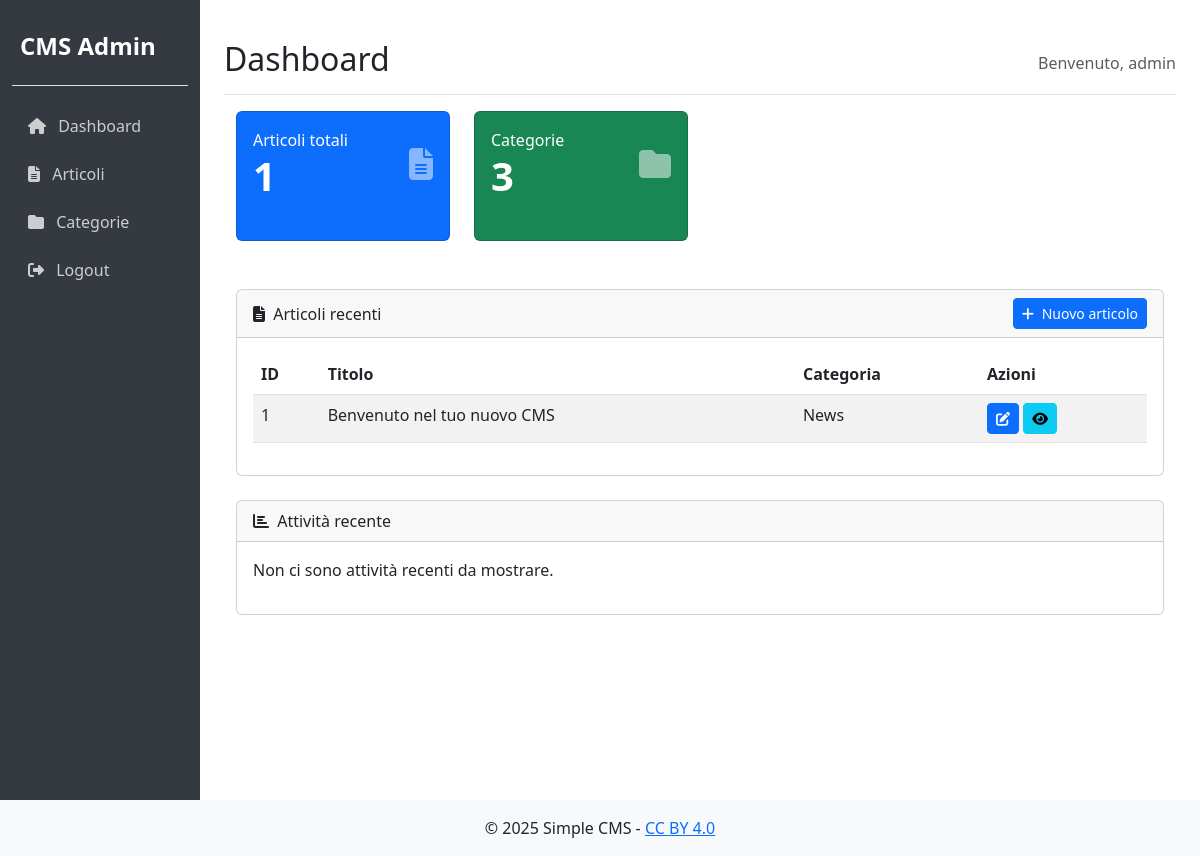
The app's page /admin/dashboard (signed in), older data.
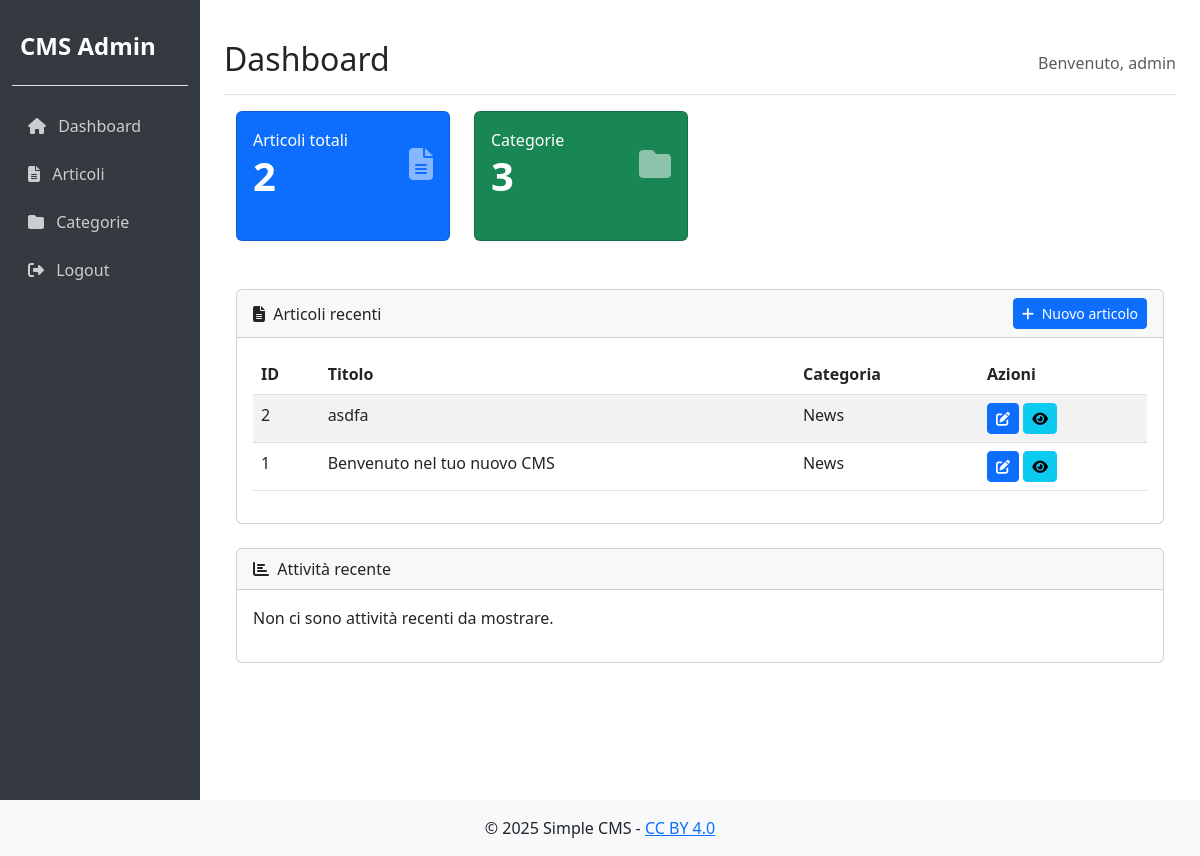
The same page, newer data.
### tables this page shows
CREATE TABLE articles (
            id INTEGER PRIMARY KEY AUTOINCREMENT,
            title TEXT NOT NULL,
            description TEXT NOT NULL,
            content TEXT NOT NULL,
            image TEXT,
            created_at DATETIME DEFAULT CURRENT_TIMESTAMP,
            category_id INTEGER,
            FOREIGN KEY (category_id) REFERENCES categories(id)
        );

CREATE TABLE categories (
            id INTEGER PRIMARY KEY AUTOINCREMENT,
            name TEXT UNIQUE NOT NULL
        );

### src/TemplateEngine.php (called while the page is built, shortened)
<?php
class TemplateEngine
{
    private static $instance = null;
    private $viewsPath;
    private function __construct()
    {
        $this->viewsPath = __DIR__ . '/views';
    }
    public static function getInstance()
    {
        if (self::$instance === null) {
            self::$instance = new self();
        }
        return self::$instance;
    }
    public function render($view, $data = [])
    {
        $viewPath = $this->viewsPath . '/' . $view . '.php';
        extract($data);
        include $viewPath;
        $content = ob_get_clean();
        return $content;
    }
    public function include($view, $data = [])
    {
        $viewPath = $this->viewsPath . '/' . $view . '.php';
        extract($data);
        include $viewPath;
    }
}

### index.php (called while the page is built, shortened)
<?php
$router = new Router();
$router->get('/', 'FrontendController@index');
$router->get('/article/:id', 'FrontendController@article');
$router->get('/category/:id', 'FrontendController@category');
$router->get('/license', 'FrontendController@license');
$router->get('/chisono', 'FrontendController@chisono');
$router->get('/contatti', 'FrontendController@contatti');
$router->post('/invia-email', 'FrontendController@inviaEmail');
$router->get('/login', [BackendController::class, 'login']);
$router->post('/authenticate', [BackendController::class, 'authenticate']);
$router->get('/admin/logout', 'BackendController@logout');
$router->get('/admin', 'BackendController@login');
$router->post('/admin/login', 'BackendController@authenticate');
$router->get('/admin/dashboard', 'BackendController@dashboard');
$router->get('/admin/articles', 'BackendController@articles');
$router->get('/admin/articles/new', 'BackendController@newArticle');
$router->post('/admin/articles/create', 'BackendController@createArticle');
$router->get('/admin/articles/edit/:id', 'BackendController@editArticle');
$router->post('/admin/articles/update/:id', 'BackendController@updateArticle');
$router->get('/admin/articles/delete/:id', 'BackendController@deleteArticle');
$router->get('/admin/categories', 'BackendController@categories');
$router->get('/admin/categories/new', 'BackendController@newCategory');
$router->post('/admin/categories/create', 'BackendController@createCategory');
$router->get('/admin/categories/edit/:id', 'BackendController@editCategory');
$router->post('/admin/categories/update/:id', 'BackendController@updateCategory');
$router->get('/admin/categories/delete/:id', 'BackendController@deleteCategory');
$router->dispatch();

### src/views/dashboard.php (the view)
<?php
$pageTitle = 'Dashboard';
$template = SimpleCMS\TemplateEngine::getInstance();
$template->include('admin/header', ['pageTitle' => $pageTitle]);
?>
<div class="container-fluid">
    <div class="row mb-4">
                <div class="col-md-6 col-xl-3 mb-4">
                    <div class="card card-dashboard bg-primary text-white h-100">
                        <div class="card-body">
                            <div class="d-flex justify-content-between align-items-center">
                                <div class="me-3">
                                    <div class="text-white-75">Articoli totali</div>
                                    <div class="display-6 fw-bold"><?= $articleCount ?></div>
                                </div>
                                <i class="fas fa-file-alt fa-2x text-white-50"></i>
                            </div>
                        </div>
                    </div>
                </div>
                <div class="col-md-6 col-xl-3 mb-4">
                    <div class="card card-dashboard bg-success text-white h-100">
                        <div class="card-body">
                            <div class="d-flex justify-content-between align-items-center">
                                <div class="me-3">
                                    <div class="text-white-75">Categorie</div>
                                    <div class="display-6 fw-bold"><?= $categoryCount ?></div>
                                </div>
                                <i class="fas fa-folder fa-2x text-white-50"></i>
                            </div>
                        </div>
                    </div>
                </div>
            </div>
    <div class="card mb-4">
        <div class="card-header d-flex justify-content-between align-items-center">
            <span><i class="fas fa-file-alt me-1"></i> Articoli recenti</span>
            <a href="/admin/articles/new" class="btn btn-sm btn-primary">
                <i class="fas fa-plus me-1"></i> Nuovo articolo
            </a>
        </div>
                <div class="card-body">
                    <div class="table-responsive">
                        <table class="table table-striped table-hover">
                            <thead>
                                <tr>
                                    <th>ID</th>
                                    <th>Titolo</th>
                                    <th>Categoria</th>
                                    <th>Azioni</th>
                                </tr>
                            </thead>                            <tbody>
                                <?php if (empty($latestArticles)): ?>
                                <tr>
                                    <td colspan="4" class="text-center">Nessun articolo disponibile</td>
                                </tr>
                                <?php else: ?>
                                    <?php foreach ($latestArticles as $article): ?>
                                    <tr>
                                        <td><?= $article['id'] ?></td>
                                        <td><?= htmlspecialchars($article['title']) ?></td>
                                        <td>
                                            <?php if ($article['category_name']): ?>
                                                <?= htmlspecialchars($article['category_name']) ?>
                                            <?php else: ?>
                                                <span class="badge bg-secondary">Nessuna categoria</span>
                                            <?php endif; ?>
                                        </td>
                                        <td>
                                            <a href="/admin/articles/edit/<?= $article['id'] ?>" class="btn btn-sm btn-primary">
                                                <i class="fas fa-edit"></i>
                                            </a>
                                            <a href="/article/<?= $article['id'] ?>" class="btn btn-sm btn-info" target="_blank">
                                                <i class="fas fa-eye"></i>
                                            </a>
                                        </td>
                                    </tr>
                                    <?php endforeach; ?>
                                <?php endif; ?>
                            </tbody>
                        </table>
                    </div>
                </div>
            </div>
            <div class="card">
                <div class="card-header">
                    <i class="fas fa-chart-bar me-1"></i> Attività recente
                </div>
                <div class="card-body">
                    <p>Non ci sono attività recenti da mostrare.</p>
                </div>            </div>
        </div>
    </div>
</div>
<?php $template->include('admin/footer'); ?>

### src/Router.php (shortened to what this page needs)
<?php
class Router
{
    private $routes = [];
    public function get($uri, $action)
    {
        $this->routes['GET'][$uri] = $action;
    }
    public function post($uri, $action)
    {
        $this->routes['POST'][$uri] = $action;
    }    private function matchRoute($uri, $route)
    {
        $routeParts = explode('/', trim($route, '/'));
        $uriParts = explode('/', trim($uri, '/'));
        if (count($routeParts) !== count($uriParts)) {
            return false;
        }
        $params = [];
        for ($i = 0; $i < count($routeParts); $i++) {
            if (strpos($routeParts[$i], ':') === 0) {
                $paramName = substr($routeParts[$i], 1);
                $params[$paramName] = $uriParts[$i];
            }
            elseif ($routeParts[$i] !== $uriParts[$i]) {
                return false;
            }
        }
        return $params;
    }
    public function dispatch()
    {
        $method = $_SERVER['REQUEST_METHOD'];
        $uri = parse_url($_SERVER['REQUEST_URI'], PHP_URL_PATH);
        if (isset($this->routes[$method][$uri])) {
            $action = $this->routes[$method][$uri];
            if (is_array($action)) {
                [$controller, $method] = $action;
            } else {
                [$controller, $method] = explode('@', $action);
                $controller = "SimpleCMS\\Controllers\\$controller";
            }
            if (class_exists($controller) && method_exists($controller, $method)) {
                call_user_func([new $controller, $method]);
                return;
            }
        }
    }
}

### src/Controllers/BackendController.php (shortened to what this page needs)
<?php
class BackendController
{
    public function dashboard()
    {
        $db = Database::getInstance();
        $stmtArticles = $db->query('SELECT COUNT(*) FROM articles');
        $articleCount = $stmtArticles->fetchColumn();
        $stmtCategories = $db->query('SELECT COUNT(*) FROM categories');
        $categoryCount = $stmtCategories->fetchColumn();
        $stmtLatest = $db->query('SELECT a.*, c.name as category_name
                                FROM articles a
                                LEFT JOIN categories c ON a.category_id = c.id
                                ORDER BY a.created_at DESC LIMIT 5');
        $latestArticles = $stmtLatest->fetchAll(PDO::FETCH_ASSOC);
        $template = TemplateEngine::getInstance();
        echo $template->render('dashboard', [
            'username' => $_SESSION['username'],
            'articleCount' => $articleCount,
            'categoryCount' => $categoryCount,
            'latestArticles' => $latestArticles
        ]);
    }
}

### src/views/admin/header.php (shortened to what this page needs)
<!DOCTYPE html>
<html lang="it">
<head>
    <link href="https://cdn.jsdelivr.net/npm/bootstrap@5.3.0/dist/css/bootstrap.min.css" rel="stylesheet">
    <link href="https://cdnjs.cloudflare.com/ajax/libs/font-awesome/6.4.0/css/all.min.css" rel="stylesheet">
    <link href="/src/assets/css/backend/style.css" rel="stylesheet">
</head>
<body>
    <div class="container-fluid">
        <div class="row">
            <nav id="sidebar" class="col-md-3 col-lg-2 d-md-block sidebar collapse">
                <div class="position-sticky pt-3">
                    <div class="d-flex align-items-center pb-3 mb-3 border-bottom">
                        <h3 class="fs-4 fw-bold ps-2 text-white">CMS Admin</h3>
                    </div>
                    <ul class="nav flex-column">
                        <li class="nav-item">
                            <a class="nav-link" href="/admin/dashboard">
                                <i class="fas fa-home me-2"></i>
                                Dashboard
                            </a>
                        </li>
                        <li class="nav-item">
                            <a class="nav-link" href="/admin/articles">
                                <i class="fas fa-file-alt me-2"></i>
                                Articoli
                            </a>
                        </li>
                        <li class="nav-item">
                            <a class="nav-link" href="/admin/categories">
                                <i class="fas fa-folder me-2"></i>
                                Categorie
                            </a>
                        </li>
                        <li class="nav-item">
                            <a class="nav-link" href="/admin/logout">
                                <i class="fas fa-sign-out-alt me-2"></i>
                                Logout
                            </a>
                        </li>
                    </ul>
                </div>
            </nav>
            <main class="col-md-9 ms-sm-auto col-lg-10 px-md-4 main-content">
                <div class="d-flex justify-content-between flex-wrap flex-md-nowrap align-items-center pt-3 pb-2 mb-3 border-bottom dashboard-header">
                    <h1 class="h2"><?= $pageTitle ?? 'Dashboard' ?></h1>
                    <?php if(isset($_SESSION['username'])): ?>
                        <div class="btn-toolbar mb-2 mb-md-0">
                            <span class="text-muted">Benvenuto, <?= htmlspecialchars($_SESSION['username']) ?></span>
                        </div>
                    <?php endif; ?>
                </div>

### src/views/admin/footer.php (shortened to what this page needs)
    <footer class="footer mt-auto py-3 bg-light text-center">
        <div class="container">
            <p class="mb-0">&copy; <?= date('Y') ?> Simple CMS - <a href="http://creativecommons.org/licenses/by/4.0/" target="_blank">CC BY 4.0</a></p>
        </div>
    </footer>
</body>
</html>

### src/assets/css/backend/style.css (style rules this page uses)
body { padding-top: 0; }
.sidebar { min-height: 100vh; background-color: #343a40; padding-top: 1rem; }
.sidebar .nav-link { color: rgba(255, 255, 255, 0.75); font-weight: 500; padding: 0.75rem 1rem; }
.main-content { padding: 1.5rem; }
.card-dashboard { margin-bottom: 1.5rem; }
.dashboard-header { border-bottom: 1px solid #e9ecef; margin-bottom: 1.5rem; padding-bottom: 1rem; }

Row changes from the older to the newer data that the page shows:
added articles: id "2", title "asdfa", category.name "News"
Text that changed along with them:
$articleCount: "1" → "2"
